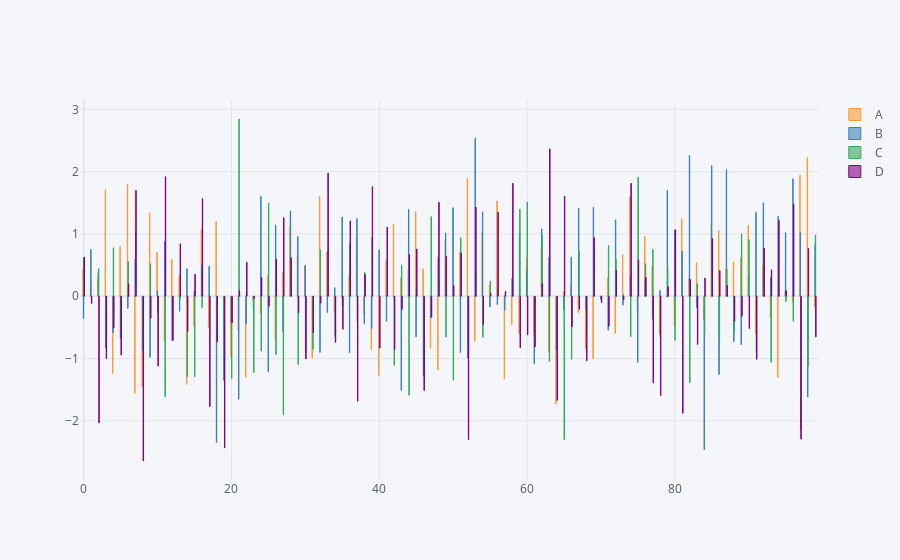

Notebook cell for this chart:
### Code cell
data.iplot(kind='bar',bargap=0.8)
